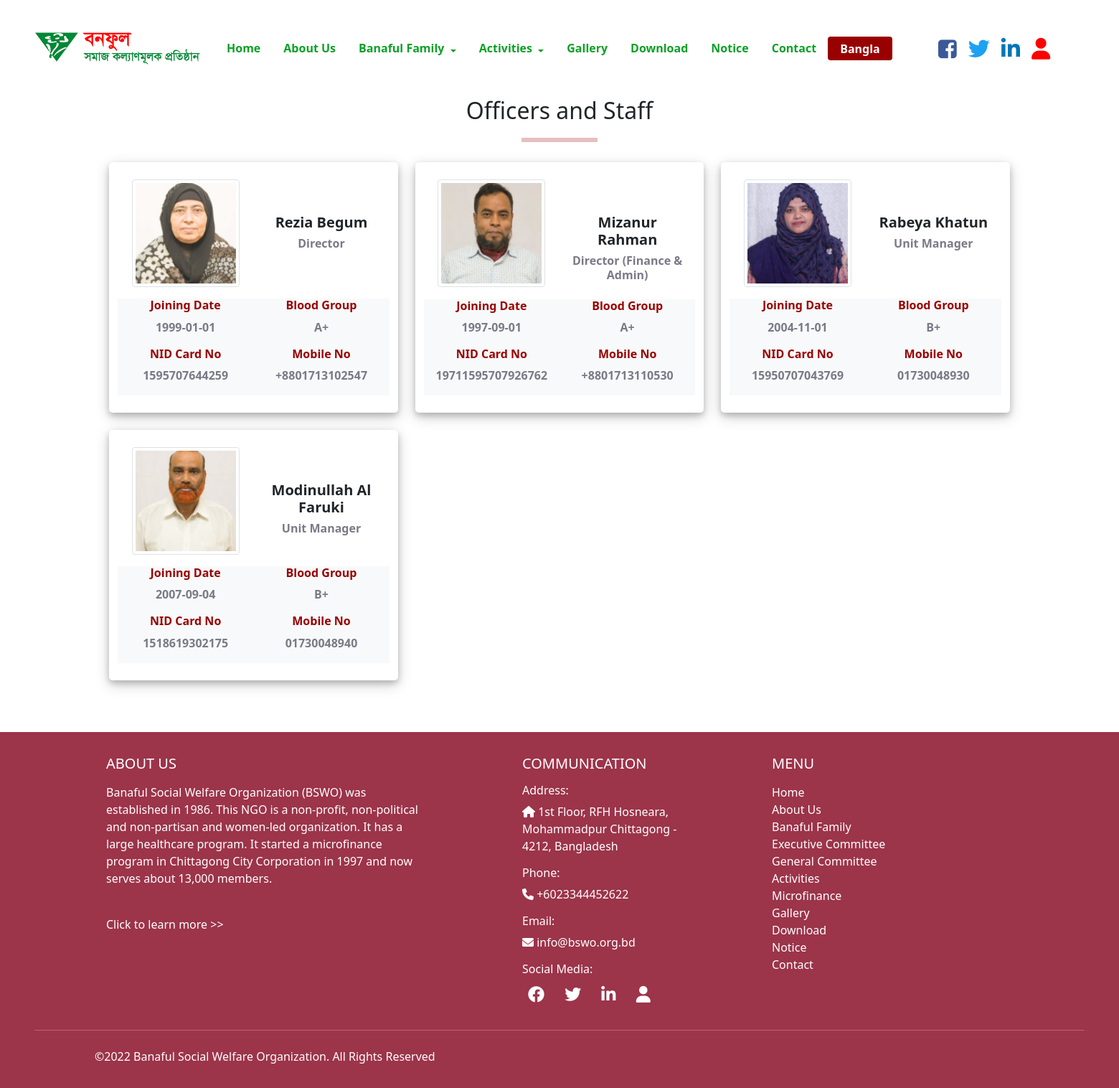
The app's page /bswo/staff.php with its own data.
### tables this page shows
CREATE TABLE `employee` (
  `E_NAME` text DEFAULT NULL,
  `E_POST` text DEFAULT NULL,
  `E_BG` text DEFAULT NULL,
  `E_SDATE` date DEFAULT NULL,
  `E_NID` text DEFAULT NULL,
  `E_MOBILE` text DEFAULT NULL,
  `E_CODE` int(11) DEFAULT NULL,
  `E_IMAGE` text DEFAULT NULL
);

### bswo/staff.php (the view, shortened to what this page needs)
<?php
include "dbConnection.php";
?>
<html lang="en">
<head>
    <link rel="stylesheet" href="https://cdn.jsdelivr.net/npm/bootstrap@5.1.3/dist/css/bootstrap.min.css">
    <link rel="stylesheet" href="https://cdnjs.cloudflare.com/ajax/libs/font-awesome/6.0.0/css/all.min.css">
    <link href="style.css" rel="stylesheet" type="text/css">
    <link rel="stylesheet" href="https://cdnjs.cloudflare.com/ajax/libs/font-awesome/4.7.0/css/font-awesome.min.css">
</head>
<body class="home">
    <header class="header">
        <nav class="navbar navbar-expand-lg">
            <div class="container-fluid">
                <a class="navbar-brand ms-lg-3 ps-lg-3 pb-lg-0" href="home.php">
                    <img src="images/logo1.png" style="width: 240px; height:135px" alt="logo" class="logo">
                </a>
                <div class="collapse navbar-collapse justify-content-between" id="navbarNavDropdown">
                    <ul class="navbar-nav ms-auto mb-2 mb-lg-0" style="min-width: 1000px;">
                        <li class="nav-item">
                            <a class="nav-link" href="home.php">Home</a>
                        </li>
                        <li class="nav-item">
                            <a class="nav-link" href="about.php">About Us</a>
                        </li>
                        <li class="nav-item dropdown">
                            <a href="#" style="text-decoration: none; display: inline-flex; margin-top: 0.2rem; margin-left: 1rem;">Banaful
                                Family</a>
                            <a class="nav-link dropdown-toggle ps-0" href="#" id="navbarDropdownMenuLink" data-toggle="dropdown" aria-haspopup="true" aria-expanded="false" style="display: inline-flex;">
                            </a>
                        </li>
                        <li class="nav-item dropdown">
                            <a href="activities.php" style="text-decoration: none; display: inline-flex; margin-top: 0.2rem; margin-left: 1rem;">Activities</a>
                            <a class="nav-link dropdown-toggle ps-0" href="#" id="navbarDropdownMenuLink" data-toggle="dropdown" aria-haspopup="true" aria-expanded="false" style="display: inline-flex;">
                            </a>
                        </li>
                        <li class="nav-item">
                            <a class="nav-link" href="gallery.php">Gallery</a>
                        </li>
                        <li class="nav-item">
                            <a class="nav-link" href="download.php">Download</a>
                        </li>
                        <li class="nav-item">
                            <a class="nav-link" href="notice.php">Notice</a>
                        </li>
                        <li class="nav-item">
                            <a class="nav-link" href="contact.php">Contact</a>
                        </li>
                        <li class="nav-item">
                            <button class="btn" type="submit" style="background-color:#990000; color:white; font-weight:bold; padding: .2rem 1rem;">Bangla</button>
                        </li>
                    </ul>
                    <ul class="navbar-nav ms-auto me-lg-5 pe-lg-5" style="font-size: 30px;">
                        <li class="nav-item px-2">
                            <a href="https://www.facebook.com/BSWO.org/" style="color:#3b5998;"> <i class="fa fa-facebook-square"></i> </a>
                        </li>
                        <li class="nav-item px-2">
                            <a href="https://twitter.com/bswo.org" style="color:	#1DA1F2;"> <i class="fab fa-twitter"></i> </a>
                        </li>
                        <li class="nav-item px-2">
                            <a href="https://www.linkedin.com/in/bswo" style="color:#0077b5;"> <i class="fab fa-linkedin-in"></i> </a>
                        </li>
                        <li class="nav-item px-2">
                            <a href="login.php" style="color:	#FF0000;"> <i class="fa-solid fa-user"></i> </a>
                        </li>
                    </ul>
                </div>
            </div>
        </nav>
    </header>
    <div class="container">
        <div class="row justify-content-center text-center">
            <h2 class="mb-3 font-weight-bold">Officers and Staff</h2>
            <hr allign="center" style="height:6px; width:8%; background-color:#990000; margin-top: 3px; margin-bottom:20px;">
        </div>
    </div>
    <div class="container">
        <div class="row m-2">
            <?php
            $query = "SELECT * FROM `employee` ORDER BY `employee`.`E_CODE` ASC";
            $result = mysqli_query($conn, $query);
            while ($row = mysqli_fetch_array($result)) {
            ?>
                <div class="col-lg-4 mb-4">
                    <div class="container p-4 text-center" style="box-shadow: 0 4px 8px 0 rgba(0, 0, 0, 0.2), 0 6px 20px 0 rgba(0, 0, 0, 0.19); border-radius:
                    5px;">
                        <div class="row mb-3">
                            <div class="col-6">
                                <img src="images/employee/<?php echo $row['E_IMAGE'] ?>" alt="image" class="img-thumbnail" style="width: 150px; height: 150px;">
                            </div>
                            <div class="col-6">
                                <br>
                                <br>
                                <h5 style="font-weight: bold;"><?php echo $row['E_NAME'] ?></h5>
                                <h6 style="color: #7A7A87; font-weight: 600;"><?php echo $row['E_POST'] ?></h6>
                            </div>
                        </div>
                        <div class="row bg-light">
                            <div class="col-6">
                                <h6 style="color: #990000; font-weight: bold;">Joining Date</h6>
                                <p style="color: #7A7A87; font-weight: 600;"> <?php echo $row['E_SDATE'] ?> </p>
                                <h6 style="color: #990000; font-weight: bold;">NID Card No</h6>
                                <p style="color: #7A7A87; font-weight: 600;"><?php echo $row['E_NID'] ?></p>
                            </div>
                            <div class="col-6">
                                <h6 style="color: #990000; font-weight: bold;">Blood Group</h6>
                                <p style="color: #7A7A87; font-weight: 600;"><?php echo $row['E_BG'] ?></p>
                                <h6 style="color: #990000; font-weight: bold;">Mobile No</h6>
                                <p style="color: #7A7A87; font-weight: 600;"><?php echo $row['E_MOBILE'] ?></p>
                            </div>
                        </div>
                    </div>
                </div>
            <?php } ?>
        </div>
    </div>
    <footer class="text-white py-3 mt-5" style="background-color: #9C344A;">
        <div class="container-fluid me-lg-5 px-lg-5">
            <div class="row px-lg-5">
                <div class="col-md-5 col-lg-5 col-xl-5 mx-auto mt-3" style="padding: 0rem 4rem;">
                    <h5 class="text-uppercase mb-3 font-weight-bold">ABOUT US</h5>
                    <p>Banaful Social Welfare Organization (BSWO) was established in 1986. This NGO is a non-profit,
                        non-political and non-partisan and women-led organization. It has a large healthcare program. It
                        started a microfinance program in Chittagong City Corporation in 1997 and now serves about
                        13,000 members.</p>
                    <br>
                    <p>
                        <a href="about.php" class="text-white" style="text-decoration: none;">Click to learn more >></a>
                    </p>
                </div>
                <div class="col-md-5 col-lg-5 col-xl-3 mx-auto mt-3" style="padding: 0rem 4rem;">
                    <h5 class="text-uppercase mb-3 font-weight-bold">Communication</h5>
                    <p>
                    <h6 class="text-white">Address:</h6>
                    <i class="fas fa-home mr-3"></i> 1st Floor, RFH Hosneara, Mohammadpur Chittagong - 4212, Bangladesh
                    </p>
                    <p>
                    <h6 class="text-white">Phone:</h6>
                    <i class="fas fa-phone mr-3"></i> +6023344452622
                    </p>
                    <p>
                    <h6 class="text-white">Email:</h6>
                    <i class="fas fa-envelope mr-3"></i> info@bswo.org.bd
                    </p>
                    <p>
                    <h6 class="text-white">Social Media:</h6>
                    <ul class="list-unstyled list-inline">
                        <li class="list-inline-item">
                            <a href="https://www.facebook.com/BSWO.org/" class="btn-floating btn-sm text-white" style="font-size: 23px;"><i class="fab fa-facebook"></i></a>
                        </li>
                        <li class="list-inline-item">
                            <a href="https://twitter.com/bswo.org" class="btn-floating btn-sm text-white" style="font-size: 23px;"><i class="fab fa-twitter"></i></a>
                        </li>
                        <li class="list-inline-item">
                            <a href="https://www.linkedin.com/in/bswo" class="btn-floating btn-sm text-white" style="font-size: 23px;"><i class="fab fa-linkedin-in"></i></a>
                        </li>
                        <li class="list-inline-item">
                            <a href="login.php" class="btn-floating btn-sm text-white" style="font-size: 23px;"><i class="fa-solid fa-user"></i></a>
                        </li>
                    </ul>
                    </p>
                </div>
                <div class="col-md-2 col-lg-2 col-xl-4 mx-auto mt-3" style="padding: 0rem 4rem;">
                    <h5 class="text-uppercase mb-3 font-weight-bold">Menu</h5>
                    <p>
                        <a href="home.php" class="text-white" style="text-decoration: none;"> Home</a>
                        <br>
                        <a href="about.php" class="text-white" style="text-decoration: none;"> About Us</a>
                        <br>
                        <a href="staff.php" class="text-white" style="text-decoration: none;"> Banaful Family</a>
                        <br>
                        <a href="executive_committee.php" class="text-white" style="text-decoration: none;"> Executive Committee</a>
                        <br>
                        <a href="general_committee.php" class="text-white" style="text-decoration: none;"> General Committee</a>
                        <br>
                        <a href="activities.php" class="text-white" style="text-decoration: none;"> Activities</a>
                        <br>
                        <a href="microfinance.php" class="text-white" style="text-decoration: none;"> Microfinance</a>
                        <br>
                        <a href="gallery.php" class="text-white" style="text-decoration: none;"> Gallery</a>
                        <br>
                        <a href="download.php" class="text-white" style="text-decoration: none;"> Download</a>
                        <br>
                        <a href="notice.php" class="text-white" style="text-decoration: none;"> Notice</a>
                        <br>
                        <a href="contact.php" class="text-white" style="text-decoration: none;"> Contact</a>
                    </p>
                </div>
            </div>
            <hr class="mb-4">
            <div class="row px-lg-5">
                <div class="col-md-7 col-lg-8 ps-lg-5">
                    <p> ©2022 Banaful Social Welfare Organization. All Rights Reserved
                    </p>
                </div>
                <div class="col-md-5 col-lg-4">
                </div>
            </div>
        </div>
    </footer>
</body>
</html>

### bswo/style.css (style rules this page uses)
.navbar { padding: 0rem 0rem; }
.navbar-brand { padding: 0rem 0rem; }
.navbar-nav .nav-item .nav-link { padding: 0.2rem 1rem; }
.navbar-nav a { color: #0da026; font-weight:bold; }

### records on screen
employee: E_IMAGE (picture), E_NAME "Rezia Begum", E_POST "Director", E_SDATE "1999-01-01", E_NID "1595707644259", E_BG "A+", E_MOBILE "+8801713102547"
employee: E_IMAGE (picture), E_NAME "Mizanur Rahman", E_POST "Director (Finance & Admin)", E_SDATE "1997-09-01", E_NID "19711595707926762", E_BG "A+", E_MOBILE "+8801713110530"
employee: E_IMAGE (picture), E_NAME "Rabeya Khatun", E_POST "Unit Manager", E_SDATE "2004-11-01", E_NID "15950707043769", E_BG "B+", E_MOBILE "01730048930"
employee: E_IMAGE (picture), E_NAME "Modinullah Al Faruki", E_POST "Unit Manager", E_SDATE "2007-09-04", E_NID "1518619302175", E_BG "B+", E_MOBILE "01730048940"
